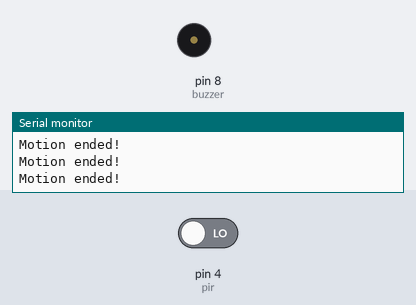
A sketch run on a simulated Arduino Uno, built with avr-gcc and run on an emulated ATmega328P. Parts: buzzer (waves = sounding), the last lines printed to the serial monitor. The test bench sets the inputs (shaded band); at power-on: pin 4 (pir) LOW.

Above: at 1.2 s.
1.3 s: pin 4 (pir) driven HIGH
At 2.3 s:
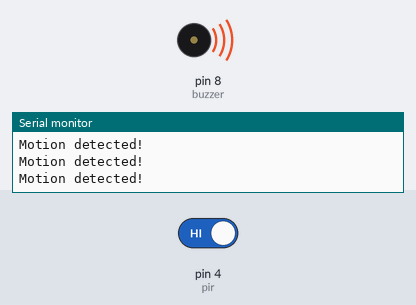
2.8 s: pin 4 (pir) driven LOW
At 3.3 s:
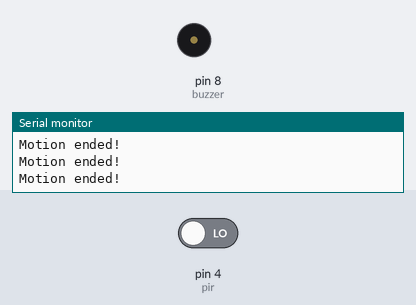
8.8 s: pin 4 (pir) driven HIGH
At 9.4 s:
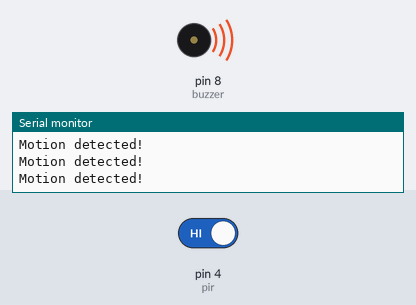
11.8 s: pin 4 (pir) driven LOW
At 12.5 s:
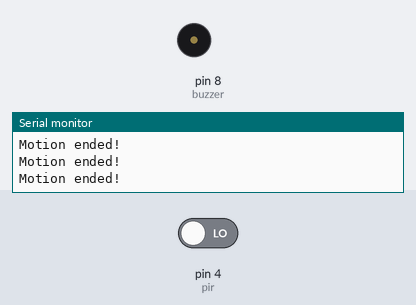
Timing chart, 0 to 14.8 s (numbered marks = the images above; inputs shaded):
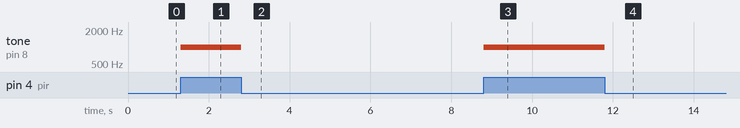

The sketch:

PIRsensor.ino
```cpp
/*
 * PIR sensor tester
 */

int buzzer = 8;
int pir = 4;               // choose the input pin (for PIR sensor)
int pirState = LOW;             // we start, assuming no motion detected
//int val = 0;                    // variable for reading the pin status

void setup() {
  pinMode(buzzer, OUTPUT);      // declare LED as output
  pinMode(pir, INPUT);     // declare sensor as input

  Serial.begin(9600);
}

void loop(){
 int value = digitalRead(pir);  // read input value
  if (value == HIGH) {            // check if the input is HIGH
    tone(buzzer,1000);
    //if (pirState == LOW) {
      // we have just turned on
      Serial.println("Motion detected!");
      // We only want to print on the output change, not state
      //pirState = HIGH;
    //}
  } else {
    noTone(buzzer);
    //if (pirState == HIGH){
      // we have just turned of
      Serial.println("Motion ended!");
      // We only want to print on the output change, not state
     // pirState = LOW;
    //}
  }
}
```

Measured:
- after the input at 1.3 s, tone on pin 8 (buzzer): silent → 1000 Hz at once
- after the input at 2.8 s, tone on pin 8 (buzzer): 1000 Hz → silent at once
- after the input at 8.8 s, tone on pin 8 (buzzer): silent → 1000 Hz at once
- after the input at 11.8 s, tone on pin 8 (buzzer): 1000 Hz → silent at once
